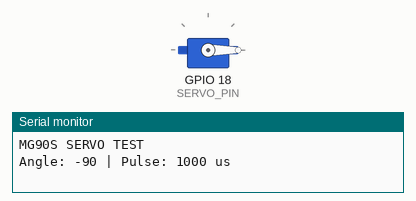
Simulated run of this sketch. Board: ESP32. Shown: servo, the last lines printed to the serial monitor.

Above: at 0.05 s.
At 1.5 s:
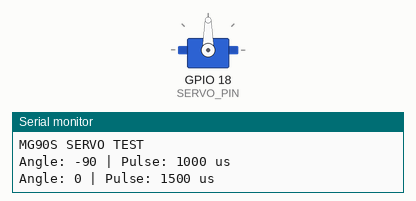
At 3.0 s:
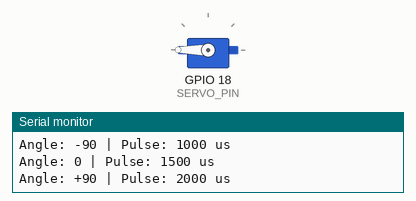
Timing chart, 0 to 6.9 s (numbered marks = the images above):
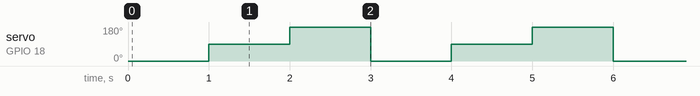

Measured:
- by itself, servo on GPIO 18 (SERVO_PIN): repeats every 3.0 s: 180° 1.0 s, 0° 1.0 s, 90° 1.0 s

The sketch:

servo.ino
```cpp
#include <Arduino.h>
#include <ESP32Servo.h>

#define SERVO_PIN 18

Servo steeringServo;

void setup() {
  Serial.begin(115200);

  // PWM frequency = 50 Hz
  steeringServo.setPeriodHertz(50);

  // Pulse width range: 1000 - 2000 us
  steeringServo.attach(SERVO_PIN, 1000, 2000);

  Serial.println("MG90S SERVO TEST");
}

void loop() {

  // Angle -90 degrees
  steeringServo.writeMicroseconds(1000);
  Serial.println("Angle: -90 | Pulse: 1000 us");
  delay(1000);

  // Angle 0 degrees
  steeringServo.writeMicroseconds(1500);
  Serial.println("Angle: 0 | Pulse: 1500 us");
  delay(1000);

  // Angle +90 degrees
  steeringServo.writeMicroseconds(2000);
  Serial.println("Angle: +90 | Pulse: 2000 us");
  delay(1000);
}
```
